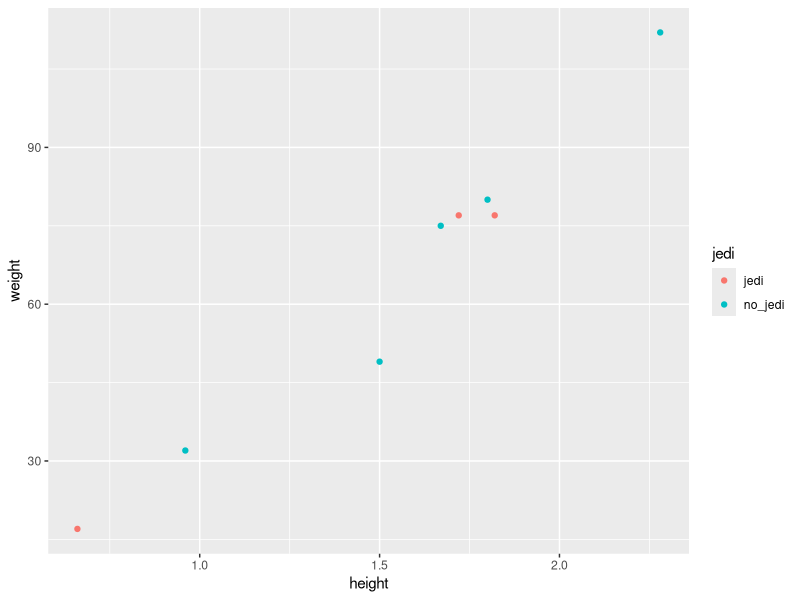

Write the R code that produced this figure.
## ---- chunk 1
knitr::opts_chunk$set(echo = TRUE)
## ---- chunk 2
library(dplyr)
library(ggplot2)
## ---- chunk 3
name <- c("Luke Skywalker", "Leia Skywalker", "Obi-Wan Kenobi", "Han Solo", "R2-D2", "C-3PO", "Yoda", "Chewbacca")
gender <- c("male", "female", rep("male", 6))
height <- c(1.72, 1.5, 1.82, 1.8, 0.96, 1.67, 0.66, 2.28)
weight <- c(77, 49, 77, 80, 32, 75, 17, 112)
jedi <- c("jedi", "no_jedi", "jedi", rep("no_jedi", 3), "jedi", "no_jedi")
species <- c(rep("human", 4), rep("droid", 2), "yoda", "wookie")
weapon <- c(rep(c("lightsaber", "blaster"), 2), rep("unarmed", 2), "lightsaber", "bowcaster")
starwars_df <- data.frame(name, gender, height, weight, jedi, species, weapon)
starwars_df
## ---- chunk 4
ggplot(data = starwars_df) +
  geom_point(mapping = aes(x = height, y = weight, color = jedi))
